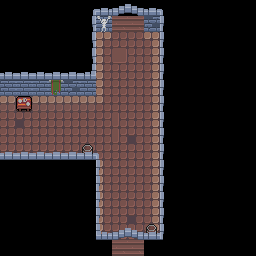

A 2D game scene composited from a Tiled map and its tileset images. What follows is a short description and the map's XML, with every tile layer's data as written:
An orthogonal 16x16 tile map with 16x16 px tiles, 3 tile layers (Background, Midground, Foreground), 2 tilesets and 7 objects (3x Goblin, 3x Torch, Chest).

<map version="1.2" tiledversion="1.3.4" orientation="orthogonal" renderorder="right-down" width="16" height="16" tilewidth="16" tileheight="16" infinite="0" nextlayerid="6" nextobjectid="20">
 <tileset firstgid="1" name="tilemap" tilewidth="16" tileheight="16" tilecount="72" columns="9">
  <image source="../assets/tilemap.png" width="144" height="128" />
 </tileset>
 <tileset firstgid="73" name="sprite" tilewidth="16" tileheight="16" tilecount="252" columns="28">
  <image source="../assets/spritesheet.png" width="448" height="144" />
 </tileset>
 <layer id="2" name="Background" width="16" height="16">
  <data encoding="csv">
0,0,0,0,0,0,0,0,0,0,0,0,0,0,0,0,
0,0,0,0,0,0,43,28,28,52,0,0,0,0,0,0,
0,0,0,0,0,0,16,12,12,18,0,0,0,0,0,0,
0,0,0,0,0,0,25,13,12,27,0,0,0,0,0,0,
0,0,0,0,0,0,25,12,12,27,0,0,0,0,0,0,
44,43,43,43,52,43,25,12,12,27,0,0,0,0,0,0,
17,17,17,17,17,17,34,12,12,27,0,0,0,0,0,0,
12,21,12,12,12,12,12,22,12,27,0,0,0,0,0,0,
12,12,12,12,12,12,12,22,21,27,0,0,0,0,0,0,
12,12,12,12,12,12,12,12,12,27,0,0,0,0,0,0,
0,0,0,0,0,0,25,12,12,27,0,0,0,0,0,0,
0,0,0,0,0,0,25,12,12,27,0,0,0,0,0,0,
0,0,0,0,0,0,25,12,12,27,0,0,0,0,0,0,
0,0,0,0,0,0,25,12,21,27,0,0,0,0,0,0,
0,0,0,0,0,0,25,12,12,27,0,0,0,0,0,0,
0,0,0,0,0,0,0,28,28,0,0,0,0,0,0,0
</data>
 </layer>
 <layer id="3" name="Midground" width="16" height="16">
  <data encoding="csv">
0,0,0,0,0,0,0,0,0,0,0,0,0,0,0,0,
0,0,0,0,0,37,14,0,0,0,37,0,0,0,0,0,
0,0,0,0,0,37,0,0,0,0,37,0,0,0,0,0,
0,0,0,0,0,37,0,0,0,0,37,0,0,0,0,0,
37,37,37,37,37,37,0,0,0,0,37,0,0,0,0,0,
0,0,0,4,0,0,0,0,0,0,37,0,0,0,0,0,
0,15,0,0,0,0,0,0,0,0,37,0,0,0,0,0,
0,0,0,0,0,0,0,0,0,0,37,0,0,0,0,0,
0,0,0,0,0,0,0,0,0,0,37,0,0,0,0,0,
0,0,0,0,0,2,0,0,0,0,37,0,0,0,0,0,
37,37,37,37,37,37,0,0,0,0,37,0,0,0,0,0,
0,0,0,0,0,37,0,0,0,0,37,0,0,0,0,0,
0,0,0,0,0,37,0,0,0,0,37,0,0,0,0,0,
0,0,0,0,0,37,0,0,0,0,37,0,0,0,0,0,
0,0,0,0,0,37,0,0,0,2,37,0,0,0,0,0,
0,0,0,0,0,0,0,0,0,0,0,0,0,0,0,0
</data>
 </layer>
 <objectgroup id="4" name="Sprites">
  <object id="2" name="Goblin" gid="101" x="32.8384" y="141.843" width="16" height="16" />
  <object id="3" name="Goblin" gid="101" x="118.986" y="66.4257" width="16" height="16" />
  <object id="4" name="Goblin" gid="101" x="119.881" y="197.585" width="16" height="16" />
  <object id="7" name="Torch" gid="163" x="73.0806" y="95.6386" width="16" height="16" />
  <object id="8" name="Torch" gid="163" x="-0.249651" y="95.3405" width="16" height="16" />
  <object id="9" name="Torch" gid="163" x="141.641" y="30.6549" width="16" height="16" />
  <object id="10" name="Chest" gid="107" x="121.669" y="134.688" width="16" height="16" />
 </objectgroup>
 <layer id="5" name="Foreground" width="16" height="16">
  <data encoding="csv">
0,0,0,0,0,41,66,62,63,66,40,0,0,0,0,0,
0,0,0,0,0,50,0,0,0,0,49,0,0,0,0,0,
0,0,0,0,0,50,0,0,0,0,49,0,0,0,0,0,
0,0,0,0,0,50,0,0,0,0,49,0,0,0,0,0,
66,66,66,66,66,69,0,0,0,0,49,0,0,0,0,0,
0,0,0,0,0,0,0,0,0,0,49,0,0,0,0,0,
0,0,0,0,0,0,0,0,0,0,49,0,0,0,0,0,
0,0,0,0,0,0,0,0,0,0,49,0,0,0,0,0,
0,0,0,0,0,0,0,0,0,0,49,0,0,0,0,0,
66,66,66,66,66,66,40,0,0,0,49,0,0,0,0,0,
0,0,0,0,0,0,49,0,0,0,49,0,0,0,0,0,
0,0,0,0,0,0,49,0,0,0,49,0,0,0,0,0,
0,0,0,0,0,0,49,0,0,0,49,0,0,0,0,0,
0,0,0,0,0,0,49,0,0,0,49,0,0,0,0,0,
0,0,0,0,0,0,65,62,63,66,49,0,0,0,0,0,
0,0,0,0,0,0,0,0,0,0,0,0,0,0,0,0
</data>
 </layer>
</map>
